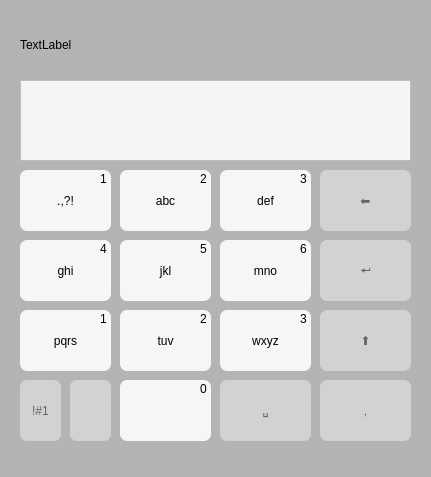
<?xml version="1.0" encoding="UTF-8"?>
<ui version="4.0">
 <class>MainWindow</class>
 <widget class="QMainWindow" name="MainWindow">
  <property name="geometry">
   <rect>
    <x>0</x>
    <y>0</y>
    <width>431</width>
    <height>477</height>
   </rect>
  </property>
  <property name="windowTitle">
   <string>MainWindow</string>
  </property>
  <property name="styleSheet">
   <string notr="true">background-color: rgb(180, 180, 180); 
</string>
  </property>
  <widget class="QWidget" name="centralwidget">
   <widget class="QPushButton" name="B1">
    <property name="geometry">
     <rect>
      <x>20</x>
      <y>170</y>
      <width>91</width>
      <height>61</height>
     </rect>
    </property>
    <property name="styleSheet">
     <string notr="true">QPushButton {
	font: 700 11pt &quot;Ubuntu&quot;;
    color: black;
    background-color: rgb(246,246,246);
    border-radius: 7px; 
    min-height: 40px;  
}
/* 눌렀을 때 효과 */
QPushButton:pressed {
    background-color: rgb(200, 200, 200); 
}</string>
    </property>
    <property name="text">
     <string>.,?!</string>
    </property>
   </widget>
   <widget class="QLabel" name="label_1">
    <property name="geometry">
     <rect>
      <x>100</x>
      <y>170</y>
      <width>16</width>
      <height>17</height>
     </rect>
    </property>
    <property name="styleSheet">
     <string notr="true">background-color: transparent;
font: 500 12pt &quot;Ubuntu&quot;;</string>
    </property>
    <property name="text">
     <string>1</string>
    </property>
   </widget>
   <widget class="QPushButton" name="B2">
    <property name="geometry">
     <rect>
      <x>120</x>
      <y>170</y>
      <width>91</width>
      <height>61</height>
     </rect>
    </property>
    <property name="styleSheet">
     <string notr="true">QPushButton {
	font: 700 11pt &quot;Ubuntu&quot;;
    color: black;
    background-color: rgb(246,246,246);
    border-radius: 7px; 
    min-height: 40px;  
}
/* 눌렀을 때 효과 */
QPushButton:pressed {
    background-color: rgb(200, 200, 200); 
}</string>
    </property>
    <property name="text">
     <string>abc</string>
    </property>
   </widget>
   <widget class="QLabel" name="label_2">
    <property name="geometry">
     <rect>
      <x>200</x>
      <y>170</y>
      <width>16</width>
      <height>17</height>
     </rect>
    </property>
    <property name="styleSheet">
     <string notr="true">background-color: transparent;
font: 500 12pt &quot;Ubuntu&quot;;</string>
    </property>
    <property name="text">
     <string>2</string>
    </property>
   </widget>
   <widget class="QPushButton" name="B3">
    <property name="geometry">
     <rect>
      <x>220</x>
      <y>170</y>
      <width>91</width>
      <height>61</height>
     </rect>
    </property>
    <property name="styleSheet">
     <string notr="true">QPushButton {
	font: 700 11pt &quot;Ubuntu&quot;;
    color: black;
    background-color: rgb(246,246,246);
    border-radius: 7px; 
    min-height: 40px;  
}
/* 눌렀을 때 효과 */
QPushButton:pressed {
    background-color: rgb(200, 200, 200); 
}</string>
    </property>
    <property name="text">
     <string>def</string>
    </property>
   </widget>
   <widget class="QPushButton" name="Backspace">
    <property name="geometry">
     <rect>
      <x>320</x>
      <y>170</y>
      <width>91</width>
      <height>61</height>
     </rect>
    </property>
    <property name="styleSheet">
     <string notr="true">QPushButton {
	font: 700 28pt &quot;Ubuntu&quot;;
    background-color: rgb(210,210,210);
    color: rgb(100,100,100);
    border-radius: 7px; 
    min-height: 40px;  
}
/* 눌렀을 때 효과 */
QPushButton:pressed {
    background-color: rgb(200, 200, 200); 
    color: rgb(20,20,240);
}</string>
    </property>
    <property name="text">
     <string>⬅</string>
    </property>
   </widget>
   <widget class="QLabel" name="label_3">
    <property name="geometry">
     <rect>
      <x>300</x>
      <y>170</y>
      <width>16</width>
      <height>17</height>
     </rect>
    </property>
    <property name="styleSheet">
     <string notr="true">background-color: transparent;
font: 500 12pt &quot;Ubuntu&quot;;</string>
    </property>
    <property name="text">
     <string>3</string>
    </property>
   </widget>
   <widget class="QLabel" name="label_4">
    <property name="geometry">
     <rect>
      <x>100</x>
      <y>240</y>
      <width>16</width>
      <height>17</height>
     </rect>
    </property>
    <property name="styleSheet">
     <string notr="true">background-color: transparent;
font: 500 12pt &quot;Ubuntu&quot;;</string>
    </property>
    <property name="text">
     <string>4</string>
    </property>
   </widget>
   <widget class="QPushButton" name="B4">
    <property name="geometry">
     <rect>
      <x>20</x>
      <y>240</y>
      <width>91</width>
      <height>61</height>
     </rect>
    </property>
    <property name="styleSheet">
     <string notr="true">QPushButton {
	font: 700 11pt &quot;Ubuntu&quot;;
    color: black;
    background-color: rgb(246,246,246);
    border-radius: 7px; 
    min-height: 40px;  
}
/* 눌렀을 때 효과 */
QPushButton:pressed {
    background-color: rgb(200, 200, 200); 
}</string>
    </property>
    <property name="text">
     <string>ghi</string>
    </property>
   </widget>
   <widget class="QLabel" name="label_5">
    <property name="geometry">
     <rect>
      <x>300</x>
      <y>240</y>
      <width>16</width>
      <height>17</height>
     </rect>
    </property>
    <property name="styleSheet">
     <string notr="true">background-color: transparent;
font: 500 12pt &quot;Ubuntu&quot;;</string>
    </property>
    <property name="text">
     <string>6</string>
    </property>
   </widget>
   <widget class="QPushButton" name="B6">
    <property name="geometry">
     <rect>
      <x>220</x>
      <y>240</y>
      <width>91</width>
      <height>61</height>
     </rect>
    </property>
    <property name="styleSheet">
     <string notr="true">QPushButton {
	font: 700 11pt &quot;Ubuntu&quot;;
    color: black;
    background-color: rgb(246,246,246);
    border-radius: 7px; 
    min-height: 40px;  
}
/* 눌렀을 때 효과 */
QPushButton:pressed {
    background-color: rgb(200, 200, 200); 
}</string>
    </property>
    <property name="text">
     <string>mno</string>
    </property>
   </widget>
   <widget class="QPushButton" name="Enter">
    <property name="geometry">
     <rect>
      <x>320</x>
      <y>240</y>
      <width>91</width>
      <height>61</height>
     </rect>
    </property>
    <property name="styleSheet">
     <string notr="true">QPushButton {
	font: 700 25pt &quot;Ubuntu&quot;;
    background-color: rgb(210,210,210);
    color: rgb(100,100,100);
    border-radius: 7px; 
    min-height: 40px;  
}
/* 눌렀을 때 효과 */
QPushButton:pressed {
    background-color: rgb(200, 200, 200); 
    color: rgb(20,20,240);
}</string>
    </property>
    <property name="text">
     <string>↵</string>
    </property>
   </widget>
   <widget class="QLabel" name="label_6">
    <property name="geometry">
     <rect>
      <x>200</x>
      <y>240</y>
      <width>16</width>
      <height>17</height>
     </rect>
    </property>
    <property name="styleSheet">
     <string notr="true">background-color: transparent;
font: 500 12pt &quot;Ubuntu&quot;;</string>
    </property>
    <property name="text">
     <string>5</string>
    </property>
   </widget>
   <widget class="QPushButton" name="B5">
    <property name="geometry">
     <rect>
      <x>120</x>
      <y>240</y>
      <width>91</width>
      <height>61</height>
     </rect>
    </property>
    <property name="styleSheet">
     <string notr="true">QPushButton {
	font: 700 11pt &quot;Ubuntu&quot;;
    color: black;
    background-color: rgb(246,246,246);
    border-radius: 7px; 
    min-height: 40px;  
}
/* 눌렀을 때 효과 */
QPushButton:pressed {
    background-color: rgb(200, 200, 200); 
}</string>
    </property>
    <property name="text">
     <string>jkl</string>
    </property>
   </widget>
   <widget class="QLabel" name="label_7">
    <property name="geometry">
     <rect>
      <x>100</x>
      <y>310</y>
      <width>16</width>
      <height>17</height>
     </rect>
    </property>
    <property name="styleSheet">
     <string notr="true">background-color: transparent;
font: 500 12pt &quot;Ubuntu&quot;;</string>
    </property>
    <property name="text">
     <string>1</string>
    </property>
   </widget>
   <widget class="QPushButton" name="B7">
    <property name="geometry">
     <rect>
      <x>20</x>
      <y>310</y>
      <width>91</width>
      <height>61</height>
     </rect>
    </property>
    <property name="styleSheet">
     <string notr="true">QPushButton {
	font: 700 11pt &quot;Ubuntu&quot;;
    color: black;
    background-color: rgb(246,246,246);
    border-radius: 7px; 
    min-height: 40px;  
}
/* 눌렀을 때 효과 */
QPushButton:pressed {
    background-color: rgb(200, 200, 200); 
}</string>
    </property>
    <property name="text">
     <string>pqrs</string>
    </property>
   </widget>
   <widget class="QPushButton" name="B10">
    <property name="geometry">
     <rect>
      <x>120</x>
      <y>380</y>
      <width>91</width>
      <height>61</height>
     </rect>
    </property>
    <property name="styleSheet">
     <string notr="true">QPushButton {
	font: 700 11pt &quot;Ubuntu&quot;;
    color: black;
    background-color: rgb(246,246,246);
    border-radius: 7px; 
    min-height: 40px;  
}
/* 눌렀을 때 효과 */
QPushButton:pressed {
    background-color: rgb(200, 200, 200); 
}</string>
    </property>
    <property name="text">
     <string/>
    </property>
   </widget>
   <widget class="QLabel" name="label_8">
    <property name="geometry">
     <rect>
      <x>200</x>
      <y>380</y>
      <width>16</width>
      <height>17</height>
     </rect>
    </property>
    <property name="styleSheet">
     <string notr="true">background-color: transparent;
font: 500 12pt &quot;Ubuntu&quot;;</string>
    </property>
    <property name="text">
     <string>0</string>
    </property>
   </widget>
   <widget class="QPushButton" name="Comma">
    <property name="geometry">
     <rect>
      <x>320</x>
      <y>380</y>
      <width>91</width>
      <height>61</height>
     </rect>
    </property>
    <property name="styleSheet">
     <string notr="true">QPushButton {
	font: 700 11pt &quot;Ubuntu&quot;;
    color: rgb(100,100,100);
    background-color: rgb(210,210,210);
    border-radius: 7px; 
    min-height: 40px;  
}
/* 눌렀을 때 효과 */
QPushButton:pressed {
    background-color: rgb(200, 200, 200); 
}</string>
    </property>
    <property name="text">
     <string>,</string>
    </property>
   </widget>
   <widget class="QLabel" name="label_9">
    <property name="geometry">
     <rect>
      <x>300</x>
      <y>310</y>
      <width>16</width>
      <height>17</height>
     </rect>
    </property>
    <property name="styleSheet">
     <string notr="true">background-color: transparent;
font: 500 12pt &quot;Ubuntu&quot;;</string>
    </property>
    <property name="text">
     <string>3</string>
    </property>
   </widget>
   <widget class="QPushButton" name="B9">
    <property name="geometry">
     <rect>
      <x>220</x>
      <y>310</y>
      <width>91</width>
      <height>61</height>
     </rect>
    </property>
    <property name="styleSheet">
     <string notr="true">QPushButton {
	font: 700 11pt &quot;Ubuntu&quot;;
    color: black;
    background-color: rgb(246,246,246);
    border-radius: 7px; 
    min-height: 40px;  
}
/* 눌렀을 때 효과 */
QPushButton:pressed {
    background-color: rgb(200, 200, 200); 
}</string>
    </property>
    <property name="text">
     <string>wxyz</string>
    </property>
   </widget>
   <widget class="QPushButton" name="Shift">
    <property name="geometry">
     <rect>
      <x>320</x>
      <y>310</y>
      <width>91</width>
      <height>61</height>
     </rect>
    </property>
    <property name="styleSheet">
     <string notr="true">QPushButton {
	font: 700 28pt &quot;Ubuntu&quot;;
    background-color: rgb(210,210,210);
    color: rgb(100,100,100);
    border-radius: 7px; 
    min-height: 40px;  
}
/* 눌렀을 때 효과 */
QPushButton:pressed {
    background-color: rgb(200, 200, 200); 
    color: rgb(20,20,240);
}</string>
    </property>
    <property name="text">
     <string>⬆</string>
    </property>
   </widget>
   <widget class="QLabel" name="label_10">
    <property name="geometry">
     <rect>
      <x>200</x>
      <y>310</y>
      <width>16</width>
      <height>17</height>
     </rect>
    </property>
    <property name="styleSheet">
     <string notr="true">background-color: transparent;
font: 500 12pt &quot;Ubuntu&quot;;</string>
    </property>
    <property name="text">
     <string>2</string>
    </property>
   </widget>
   <widget class="QPushButton" name="B8">
    <property name="geometry">
     <rect>
      <x>120</x>
      <y>310</y>
      <width>91</width>
      <height>61</height>
     </rect>
    </property>
    <property name="styleSheet">
     <string notr="true">QPushButton {
	font: 700 11pt &quot;Ubuntu&quot;;
    color: black;
    background-color: rgb(246,246,246);
    border-radius: 7px; 
    min-height: 40px;  
}
/* 눌렀을 때 효과 */
QPushButton:pressed {
    background-color: rgb(200, 200, 200); 
}</string>
    </property>
    <property name="text">
     <string>tuv</string>
    </property>
   </widget>
   <widget class="QPushButton" name="Space">
    <property name="geometry">
     <rect>
      <x>220</x>
      <y>380</y>
      <width>91</width>
      <height>61</height>
     </rect>
    </property>
    <property name="styleSheet">
     <string notr="true">QPushButton {
	font: 700 20pt &quot;Ubuntu&quot;;
    color: rgb(100,100,100);
    background-color: rgb(210,210,210);
    border-radius: 7px; 
    min-height: 40px;  
}
/* 눌렀을 때 효과 */
QPushButton:pressed {
    background-color: rgb(200, 200, 200); 
}</string>
    </property>
    <property name="text">
     <string>␣</string>
    </property>
   </widget>
   <widget class="QPushButton" name="Null_2">
    <property name="geometry">
     <rect>
      <x>20</x>
      <y>380</y>
      <width>41</width>
      <height>61</height>
     </rect>
    </property>
    <property name="styleSheet">
     <string notr="true">QPushButton {
	font: 700 11pt &quot;Ubuntu&quot;;
    color: rgb(100,100,100);
    background-color: rgb(210,210,210);
    border-radius: 7px; 
    min-height: 40px;  
}
/* 눌렀을 때 효과 */
QPushButton:pressed {
    background-color: rgb(200, 200, 200); 
}</string>
    </property>
    <property name="text">
     <string>!#1</string>
    </property>
   </widget>
   <widget class="QPushButton" name="Null">
    <property name="geometry">
     <rect>
      <x>70</x>
      <y>380</y>
      <width>41</width>
      <height>61</height>
     </rect>
    </property>
    <property name="styleSheet">
     <string notr="true">QPushButton {
	font: 700 11pt &quot;Ubuntu&quot;;
    color: black;
    background-color: rgb(210,210,210);
    border-radius: 7px; 
    min-height: 40px;  
}
/* 눌렀을 때 효과 */
QPushButton:pressed {
    background-color: rgb(200, 200, 200); 
}</string>
    </property>
    <property name="text">
     <string/>
    </property>
   </widget>
   <widget class="QTextEdit" name="textEdit">
    <property name="geometry">
     <rect>
      <x>20</x>
      <y>80</y>
      <width>391</width>
      <height>81</height>
     </rect>
    </property>
    <property name="styleSheet">
     <string notr="true">background-color:rgb(246, 245, 244)</string>
    </property>
   </widget>
   <widget class="QLabel" name="label">
    <property name="geometry">
     <rect>
      <x>20</x>
      <y>29</y>
      <width>391</width>
      <height>31</height>
     </rect>
    </property>
    <property name="styleSheet">
     <string notr="true">background-color:transparent;</string>
    </property>
    <property name="text">
     <string>TextLabel</string>
    </property>
   </widget>
   <zorder>B9</zorder>
   <zorder>B8</zorder>
   <zorder>B7</zorder>
   <zorder>B6</zorder>
   <zorder>B5</zorder>
   <zorder>B4</zorder>
   <zorder>B1</zorder>
   <zorder>label_1</zorder>
   <zorder>B2</zorder>
   <zorder>label_2</zorder>
   <zorder>B3</zorder>
   <zorder>Backspace</zorder>
   <zorder>label_3</zorder>
   <zorder>label_4</zorder>
   <zorder>label_5</zorder>
   <zorder>Enter</zorder>
   <zorder>label_6</zorder>
   <zorder>label_7</zorder>
   <zorder>B10</zorder>
   <zorder>label_8</zorder>
   <zorder>Comma</zorder>
   <zorder>label_9</zorder>
   <zorder>Shift</zorder>
   <zorder>label_10</zorder>
   <zorder>Space</zorder>
   <zorder>Null_2</zorder>
   <zorder>Null</zorder>
   <zorder>textEdit</zorder>
   <zorder>label</zorder>
  </widget>
  <widget class="QMenuBar" name="menubar">
   <property name="geometry">
    <rect>
     <x>0</x>
     <y>0</y>
     <width>431</width>
     <height>22</height>
    </rect>
   </property>
  </widget>
  <widget class="QStatusBar" name="statusbar"/>
 </widget>
 <resources/>
 <connections/>
</ui>
